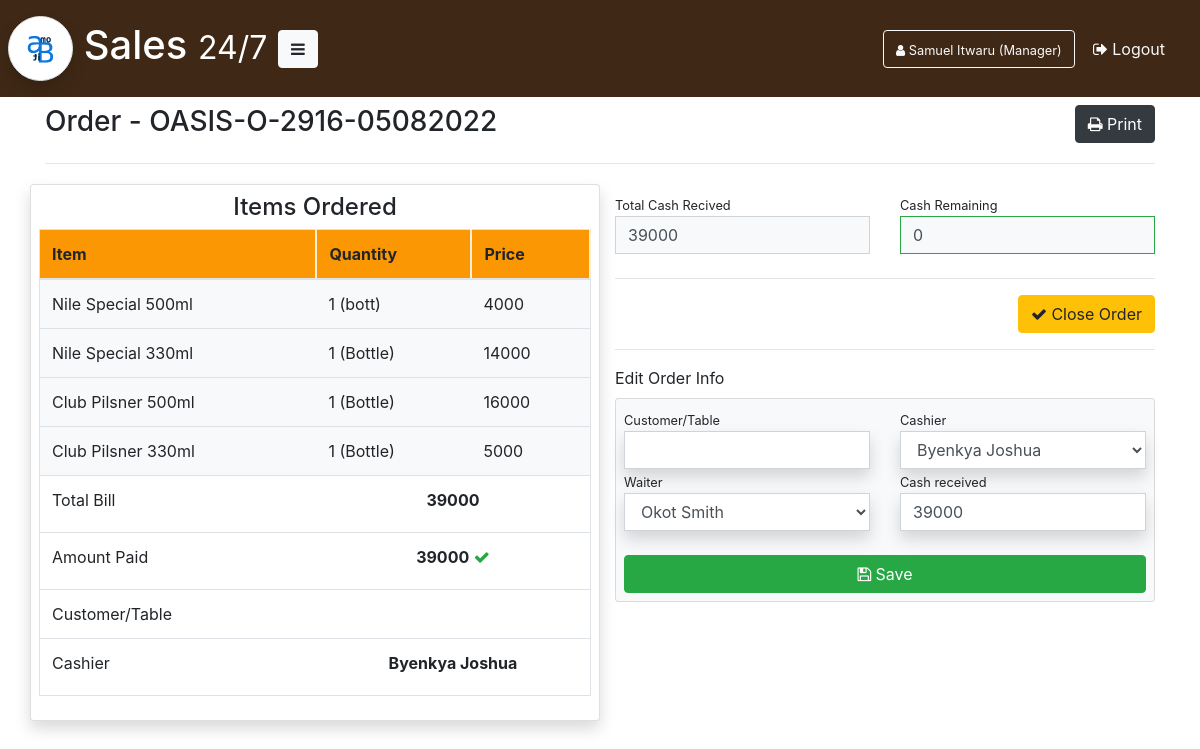
Page /order/32 (signed in) on the committed database.
### Application/database/model.py (models this page shows, shortened)
class Manager(Base):
    __tablename__ = "manager"
    id = Column(Integer, primary_key=True)
    first_name = Column(String(64))
    last_name = Column(String(64))
    email = Column(String(64))
    boss_email = Column(String(64))
    user = relationship("User", backref="manager",
                        cascade="all,delete", uselist=False)
    def delete(self):
        session.delete(self)
        session.commit()

class Order(Base):
    __tablename__ = "order"
    id = Column(Integer, primary_key=True)
    order_ref = Column(String, unique=True)
    date = Column(DateTime, default=datetime.now())
    bill = Column(Integer)
    paid = Column(Integer, default=0)
    customer = Column(String)
    open = Column(Boolean, default=True)
    waiter_id = Column(Integer, ForeignKey("waiter.id"))
    cashier_id = Column(Integer, ForeignKey("cashier.id"))
    sales = relationship("Sale", backref="order")
    session_id = Column(Integer, ForeignKey("session.id"))
    def read_one(self, id):
        return session.query(self).filter_by(id=id).first()

class Sale(Base):
    __tablename__ = "sale"
    id = Column(Integer, primary_key=True)
    date = Column(DateTime, default=datetime.now())
    sale_unit = Column(String)
    sale_price = Column(Integer)
    quantity = Column(Integer)
    brand_id = Column(Integer, ForeignKey("brand.id"))
    sale_guide_id = Column(Integer, ForeignKey("sale_guide.id"))
    food_id = Column(Integer, ForeignKey("food.id"))
    order_id = Column(Integer, ForeignKey("order.id"))
    cashier_id = Column(Integer, ForeignKey("cashier.id"))
    waiter_id = Column(Integer, ForeignKey("waiter.id"))

class Brand(Base):
    __tablename__ = "brand"
    id = Column(Integer, primary_key=True)
    brand_ref = Column(String, unique=True)
    name = Column(String(64), unique=True)
    quantity_available = Column(Float(2))
    category_id = Column(Integer, ForeignKey("category.id"))
    purchase_guide_id = Column(Integer, ForeignKey("purchase_guide.id"))
    sale_guides = relationship("SaleGuide", backref="brand")
    purchases = relationship("Purchase", backref="brand")
    sales = relationship("Sale", backref="brand")

class Cashier(Base):
    __tablename__ = "cashier"
    id = Column(Integer, primary_key=True)
    first_name = Column(String(64))
    last_name = Column(String(64))
    sales = relationship("Sale", backref="cashier")
    orders = relationship("Order", backref="cashier")
    sessions = relationship("Session", backref="cashier")
    user = relationship("User", backref="cashier",
                        cascade="all,delete", uselist=False)
    def delete(self):
        session.delete(self)
        session.commit()
    def read(self):
        return session.query(self).all()

### Application/blueprints/Order/order.py (the view)
@order.route("/<id>", methods=["GET"])
@login_required
def get_order(id):
    if request.method == "GET":
        order = Order.read_one(Order, id)
        if current_user.manager:
            cashiers = Cashier.read(Cashier)
            waiters = Waiter.read(Waiter)
            return render_template("manager/order.html", mod=module, order=order, waiters=waiters, cashiers=cashiers)
        elif current_user.cashier:
            return render_template("cashier/order.html", mod=module, order=order)
        elif current_user.chef:
            return render_template("chef/order.html", mod=module, order=order)

### Application/__init__.py (called while the page is built)
@login_manager.user_loader
def load_user(user_id):
    return session.query(User).filter_by(id=user_id).first()

### Application/database/model.py (called while the page is built)
    def read(self):
        return session.query(self).all()

### Application/templates/manager/order.html (shortened to what this page needs)
{% extends 'manager/manager-base.html' %}
{% block content %}
<div class="container bg-white">
	<h3 class="m-0 py-2">Order - {{order.order_ref}} <div class="float-right"><button class="btn btn-dark btn-md" onclick="printDiv('order', true)"><span class="fa fa-print"></span> Print</button></div></h3>
	<hr>
	<div class="row form-group pt-1">
		<div id="order" class="col-md-6 card p-2 shadow">
			<h4 class="text-center">Items Ordered</h4>
			<table class="table border">
				<thead>
				    <tr>
				    	<th scope="col">Item</th>
				    	<th scope="col">Quantity</th>
				    	<th scope="col">Price</th>
				    </tr>
				 </thead>
				 <tbody class="bg-light">
				 	{% for sale in order.sales %}
				 	<tr>
				 		<td>
				 			{% if sale.brand %}
			  					{{ sale.brand.name }}
			  				{% elif sale.food %}
			  					{{ sale.food.name }}
			  				{% endif %}
				 		</td>
				 		<td>{{ sale.quantity }} ({{ sale.sale_unit }})</td>
				 		<td>{{ sale.sale_price * sale.quantity }}</td>
				 	</tr>
				 	{% endfor %}
				 </tbody>
				<tfoot>
				 	<tr>
					 	<td>Total Bill</td>
					 	<td colspan="2" align="center"><strong><label>{{ order.bill }}</label></label></td>
				 	</tr>
				 	<tr>
					 	<td>Amount Paid</td>
					 	<td colspan="2" align="center">
					 		<strong><label class="{% if order.paid < order.bill %} text-danger {% endif %}">{{ order.paid }}</label></strong>
					 		{% if order.paid == order.bill %} <span class="fa fa-check text-success"></span> {% endif %}
					 	</td>
					</tr>
					<tr>
					 	<td>Customer/Table</td>
					 	<td colspan="2" align="center"><strong><label>{{ order.customer }}</label></strong></td>
				 	</tr>
				 	<tr>
					 	<td>Cashier</td>
					 	<td colspan="2" align="center"><strong><label>{{ order.cashier.first_name }} {{ order.cashier.last_name }}</label></strong></td>
				 	</tr>
				</tfoot>
			</table>
		</div>
		<div class="col-md-6 pt-2">
			{% with balance=order.bill-order.paid %}
				<div class="row">
					<div class="col-md-6">
						<small>Total Cash Recived</small>
						<label class="form-control bg-light rounded-0">{{ order.paid }}</label>
					</div>
					<div class="col-md-6">
						<small>{% if balance >= 0 %}Cash Remaining {% else %}Cash to Return{% endif %}</small>
						<label id="cash-remaining" class="{% if (order.bill-order.paid) >= 0 %}border-success{% else %}border-danger{% endif %} form-control bg-light rounded-0">{{balance}}
						</label>
					</div>
				</div>
				<hr>
				{% if balance > 0 %}
					<div class="row">
						<div class="col-md-8">
							<label>Add Payment</label>
							<form id="payment-form" method="POST" action="{{ url_for('order.add_payment', id=order.id) }}">
								<input type="hidden" name="order" value="{{ order.id }}" />
								<input id="payment-added" name="payment-added" type="number" class="form-control shadow rounded-0" />
							</form>
						</div>
						<div class="col-md-4">
							<br>
							<button class="btn btn-success btn-block mt-2" onclick="submit()"><span class="fa fa-save"></span> Save</button>
						</div>
					</div>
				{% elif balance == 0 %}
					<div class="row">
						{% if order.open %}
							<div class="col" align="right">
								<button type="submit" class="btn btn-warning" data-toggle="modal" data-target="#confirmCloseOrder"><span class="fa fa-check"></span> Close Order</button>
							</div>
						{% endif %}
					</div>
				{% endif %}
			{% endwith %}
			<hr>
			{% if order.open %}
			<label>Edit Order Info</label>
			<form id="payment-form" method="POST" class="card p-2 bg-light" action="{{ url_for('order.edit_order_info', id=order.id) }}">
				<div class="row">
					<div class="col-md-6">
						<small>Customer/Table</small>
						<input id="payment-added" name="customer" type="text" value="{{order.customer}}" class="form-control shadow rounded-0" />
					</div>
					<div class="col-md-6">
						<small>Cashier</small>
						<select class="form-control shadow rounded-0" name="cashier" required>
						    {% for cashier in cashiers %}
						      <option value="{{cashier.id}}" {% if order.cashier.id == cashier.id %} selected {% endif %}>{{ cashier.first_name }} {{ cashier.last_name }}</option>
						    {% endfor %}
						</select>
					</div>
					<div class="col-md-6">
						<small>Waiter</small>
						<select class="form-control shadow rounded-0" name="waiter" required>
						    {% for waiter in waiters %}
						      <option value="{{waiter.id}}" {% if order.waiter.id == waiter.id %} selected {% endif %}>{{ waiter.first_name }} {{ waiter.last_name }}</option>
						    {% endfor %}
						 </select>
					</div>
					<div class="col-md-6">
						<small>Cash received</small>
						<input name="paid" type="number" value="{{order.paid}}" class="form-control shadow rounded-0" />
					</div>
					<div class="col-md-12 pt-3">
						<button class="btn btn-success btn-block mt-2" onclick="submit()"><span class="fa fa-save"></span> Save</button>
					</div>
				</div>
			</form>
			{% endif %}
		</div>
	</div>
</div>
{% endblock %}

### Application/templates/manager/manager-base.html (shortened to what this page needs)
{% extends 'global/base.html' %}
{% block body %}
{% if current_user.manager %}
<div class="container-fluid">
	<div class="row text-white p-2" style="font-size: 22px; background-color: rgba(56, 33, 13, 0.966);">
		<div class="col-md-8 col-sm-12 pl-0 py-2 my-auto">
			<h1 class="d-inline"><img class="img-thumbnail rounded-circle shadow" height="65px" width="65px" src="{{ url_for('static', filename='img/logo.png') }}"> Sales <small>24/7</small> <button class="btn btn-light float-md-none float-right" data-toggle="collapse" href="#mobile-menu" role="button" aria-expanded="false" aria-controls="mobile-menu"><span class="fa fa-navicon"></span></button></h1>
		</div>
		<div class="col-md-4 col-sm-12 my-auto text-white" align="right">
			<a href="{{url_for('manager.edit_manager')}}" class="btn btn-outline-light"><small><span class="fa fa-user"></span> {{current_user.manager.first_name}} {{current_user.manager.last_name}} (Manager)</small></a>
			<a href="{{ url_for('user.logout') }}"><button class="btn btn-outline-light border-0"><span class="fa fa-sign-out"></span> Logout</button></a>
		</div>
	</div>
	<div class="row">
		<div class="container-fluid">
			{% block content %}
			{% endblock %}
		</div>
	</div>
</div>
{% endif %}
{% endblock %}

### Application/static/css/style.css (style rules this page uses)
.table th { background-color: rgb(250, 151, 3) }
.table th { border-right: 2px solid rgb(252, 238, 212); }

### rows in the picture
Manager: manager.first_name "Samuel", manager.last_name "Itwaru"
Order: order_ref "OASIS-O-2916-05082022", bill "39000", paid "39000"
Sale: brand.name "Nile Special 500ml", quantity "1", sale_unit "bott", sale.sale_price*sale.quantity "4000"
Sale: brand.name "Nile Special 330ml", quantity "1", sale_unit "Bottle", sale.sale_price*sale.quantity "14000"
Sale: brand.name "Club Pilsner 500ml", quantity "1", sale_unit "Bottle", sale.sale_price*sale.quantity "16000"
Sale: brand.name "Club Pilsner 330ml", quantity "1", sale_unit "Bottle", sale.sale_price*sale.quantity "5000"
Cashier: cashier.first_name "Byenkya", cashier.last_name "Joshua"

### other values in the picture
{{ balance }} "0"
form field cashier "Byenkya Joshua"
form field waiter "Okot Smith"
